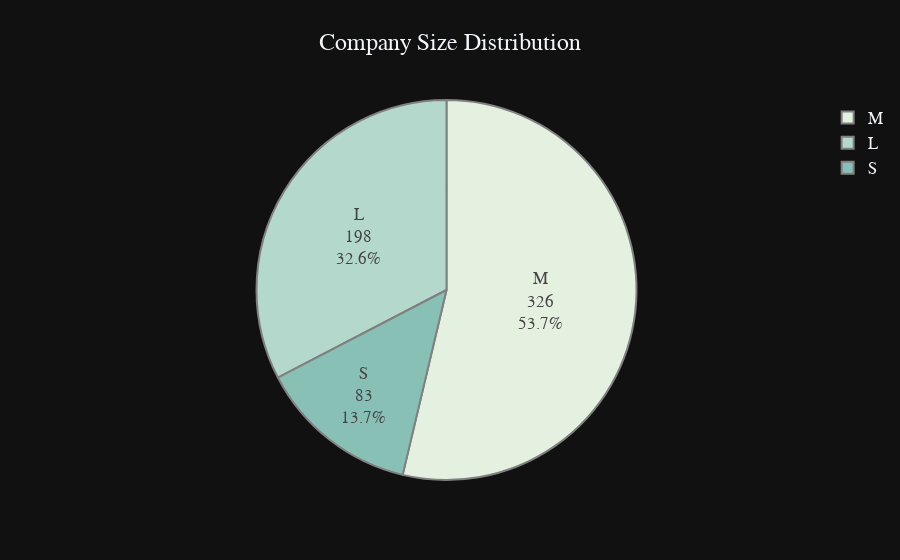

Source (notebook cell):
### Markdown cell above
### Company Size

### Code cell
group_size = df['company_size'].value_counts()

fig = px.pie(values=group_size.values,
             names=group_size.index,
             color_discrete_sequence=px.colors.sequential.Mint,
             title='Company Size Distribution',
             template='plotly_dark')
fig.update_layout(title_x=0.5,
                  font=dict(size=17,family='Franklin Gothic'))
fig.update_traces(textinfo='label+percent+value',
                  textfont_size=17,
                  marker=dict(line=dict(color='#100000',width=0.2)))

fig.data[0].marker.line.width=2
fig.data[0].marker.line.color='gray'
fig.show()

### Figure 1 — Plotly figure (JSON) as saved in the notebook; plotly's stock layout.template omitted (floating-point values rounded to 4 significant figures)
{"data": [{"domain": {"x": [0, 1], "y": [0, 1]}, "hovertemplate": "label=%{label}<br>value=%{value}<extra></extra>", "labels": ["M", "L", "S"], "legendgroup": "", "marker": {"line": {"color": "gray", "width": 2}}, "name": "", "showlegend": true, "textfont": {"size": 17}, "textinfo": "label+percent+value", "type": "pie", "values": [326, 198, 83]}], "layout": {"font": {"family": "Franklin Gothic", "size": 17}, "legend": {"tracegroupgap": 0}, "piecolorway": ["rgb(228, 241, 225)", "rgb(180, 217, 204)", "rgb(137, 192, 182)", "rgb(99, 166, 160)", "rgb(68, 140, 138)", "rgb(40, 114, 116)", "rgb(13, 88, 95)"], "title": {"text": "Company Size Distribution", "x": 0.5}}}
